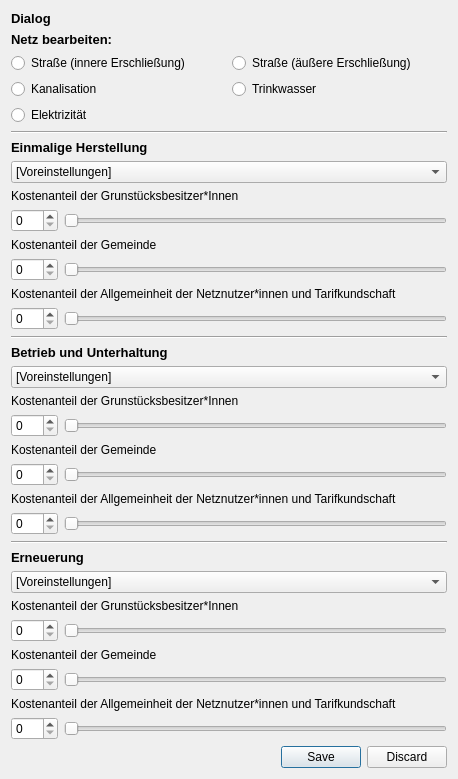
             <widget class="QWidget" name="scrollAreaWidgetContents_4">
              <property name="geometry">
               <rect>
                <x>0</x>
                <y>-194</y>
                <width>458</width>
                <height>768</height>
               </rect>
              </property>
              <layout class="QVBoxLayout" name="verticalLayout_7">
               <item>
                <widget class="QLabel" name="label_4">
                 <property name="font">
                  <font>
                   <pointsize>10</pointsize>
                   <weight>75</weight>
                   <bold>true</bold>
                  </font>
                 </property>
                 <property name="text">
                  <string>Dialog</string>
                 </property>
                </widget>
               </item>
               <item>
                <widget class="QLabel" name="label_62">
                 <property name="sizePolicy">
                  <sizepolicy hsizetype="Preferred" vsizetype="Fixed">
                   <horstretch>0</horstretch>
                   <verstretch>0</verstretch>
                  </sizepolicy>
                 </property>
                 <property name="font">
                  <font>
                   <pointsize>10</pointsize>
                   <weight>75</weight>
                   <bold>true</bold>
                  </font>
                 </property>
                 <property name="text">
                  <string>Netz bearbeiten:</string>
                 </property>
                </widget>
               </item>
               <item>
                <layout class="QGridLayout" name="gridLayout_5">
                 <item row="0" column="0">
                  <widget class="QRadioButton" name="radioButton_12">
                   <property name="text">
                    <string>Straße (innere Erschließung)</string>
                   </property>
                  </widget>
                 </item>
                 <item row="1" column="0">
                  <widget class="QRadioButton" name="radioButton_13">
                   <property name="text">
                    <string>Kanalisation</string>
                   </property>
                  </widget>
                 </item>
                 <item row="0" column="1">
                  <widget class="QRadioButton" name="radioButton_15">
                   <property name="text">
                    <string>Straße (äußere Erschließung)</string>
                   </property>
                  </widget>
                 </item>
                 <item row="1" column="1">
                  <widget class="QRadioButton" name="radioButton_14">
                   <property name="text">
                    <string>Trinkwasser</string>
                   </property>
                  </widget>
                 </item>
                 <item row="2" column="0">
                  <widget class="QRadioButton" name="radioButton_16">
                   <property name="text">
                    <string>Elektrizität</string>
                   </property>
                  </widget>
                 </item>
                </layout>
               </item>
               <item>
                <widget class="Line" name="line_9">
                 <property name="orientation">
                  <enum>Qt::Horizontal</enum>
                 </property>
                </widget>
               </item>
               <item>
                <widget class="QLabel" name="label_58">
                 <property name="sizePolicy">
                  <sizepolicy hsizetype="Preferred" vsizetype="Fixed">
                   <horstretch>0</horstretch>
                   <verstretch>0</verstretch>
                  </sizepolicy>
                 </property>
                 <property name="font">
                  <font>
                   <pointsize>10</pointsize>
                   <weight>75</weight>
                   <bold>true</bold>
                  </font>
                 </property>
                 <property name="text">
                  <string>Einmalige Herstellung</string>
                 </property>
                </widget>
               </item>
               <item>
                <widget class="QComboBox" name="comboBox">
                 <item>
                  <property name="text">
                   <string>[Voreinstellungen]</string>
                  </property>
                 </item>
                 <item>
                  <property name="text">
                   <string>Investoren / Grundstücksbesitzer zahlen alles</string>
                  </property>
                 </item>
                 <item>
                  <property name="text">
                   <string>Kommune zahlt alles</string>
                  </property>
                 </item>
                 <item>
                  <property name="text">
                   <string>Beiträge nach §127 BauGB</string>
                  </property>
                 </item>
                 <item>
                  <property name="text">
                   <string>benutzerdefinierte Einstellungen</string>
                  </property>
                 </item>
                </widget>
               </item>
               <item>
                <widget class="QLabel" name="label_59">
                 <property name="sizePolicy">
                  <sizepolicy hsizetype="Preferred" vsizetype="Fixed">
                   <horstretch>0</horstretch>
                   <verstretch>0</verstretch>
                  </sizepolicy>
                 </property>
                 <property name="text">
                  <string>Kostenanteil der Grunstücksbesitzer*Innen</string>
                 </property>
                </widget>
               </item>
               <item>
                <layout class="QHBoxLayout" name="horizontalLayout">
                 <item>
                  <widget class="QSpinBox" name="spinBox_12">
                   <property name="sizePolicy">
                    <sizepolicy hsizetype="Fixed" vsizetype="Fixed">
                     <horstretch>0</horstretch>
                     <verstretch>0</verstretch>
                    </sizepolicy>
                   </property>
                   <property name="maximum">
                    <number>100</number>
                   </property>
                  </widget>
                 </item>
                 <item>
                  <widget class="QSlider" name="horizontalSlider_9">
                   <property name="orientation">
                    <enum>Qt::Horizontal</enum>
                   </property>
                  </widget>
                 </item>
                </layout>
               </item>
               <item>
                <widget class="QLabel" name="label_60">
                 <property name="sizePolicy">
                  <sizepolicy hsizetype="Preferred" vsizetype="Fixed">
                   <horstretch>0</horstretch>
                   <verstretch>0</verstretch>
                  </sizepolicy>
                 </property>
                 <property name="text">
                  <string>Kostenanteil der Gemeinde</string>
                 </property>
                </widget>
               </item>
               <item>
                <layout class="QHBoxLayout" name="horizontalLayout_5">
                 <item>
                  <widget class="QSpinBox" name="spinBox_13">
                   <property name="sizePolicy">
                    <sizepolicy hsizetype="Fixed" vsizetype="Fixed">
                     <horstretch>0</horstretch>
                     <verstretch>0</verstretch>
                    </sizepolicy>
                   </property>
                   <property name="maximum">
                    <number>100</number>
                   </property>
                  </widget>
                 </item>
                 <item>
                  <widget class="QSlider" name="horizontalSlider_10">
                   <property name="orientation">
                    <enum>Qt::Horizontal</enum>
                   </property>
                  </widget>
                 </item>
                </layout>
               </item>
               <item>
                <widget class="QLabel" name="label_61">
                 <property name="sizePolicy">
                  <sizepolicy hsizetype="Preferred" vsizetype="Fixed">
                   <horstretch>0</horstretch>
                   <verstretch>0</verstretch>
                  </sizepolicy>
                 </property>
                 <property name="text">
                  <string>Kostenanteil der Allgemeinheit der Netznutzer*innen und Tarifkundschaft</string>
                 </property>
                </widget>
               </item>
               <item>
                <layout class="QHBoxLayout" name="horizontalLayout_6">
                 <item>
                  <widget class="QSpinBox" name="spinBox_21">
                   <property name="sizePolicy">
                    <sizepolicy hsizetype="Fixed" vsizetype="Fixed">
                     <horstretch>0</horstretch>
                     <verstretch>0</verstretch>
                    </sizepolicy>
                   </property>
                   <property name="maximum">
                    <number>100</number>
                   </property>
                  </widget>
                 </item>
                 <item>
                  <widget class="QSlider" name="horizontalSlider_11">
                   <property name="orientation">
                    <enum>Qt::Horizontal</enum>
                   </property>
                  </widget>
                 </item>
                </layout>
               </item>
               <item>
                <widget class="Line" name="line_12">
                 <property name="orientation">
                  <enum>Qt::Horizontal</enum>
                 </property>
                </widget>
               </item>
               <item>
                <widget class="QLabel" name="label_63">
                 <property name="sizePolicy">
                  <sizepolicy hsizetype="Preferred" vsizetype="Fixed">
                   <horstretch>0</horstretch>
                   <verstretch>0</verstretch>
                  </sizepolicy>
                 </property>
                 <property name="font">
                  <font>
                   <pointsize>10</pointsize>
                   <weight>75</weight>
                   <bold>true</bold>
                  </font>
                 </property>
                 <property name="text">
                  <string>Betrieb und Unterhaltung</string>
                 </property>
                </widget>
               </item>
               <item>
                <widget class="QComboBox" name="comboBox_2">
                 <item>
                  <property name="text">
                   <string>[Voreinstellungen]</string>
                  </property>
                 </item>
                 <item>
                  <property name="text">
                   <string>Investoren / Grundstücksbesitzer zahlen alles</string>
                  </property>
                 </item>
                 <item>
                  <property name="text">
                   <string>Kommune zahlt alles</string>
                  </property>
                 </item>
                 <item>
                  <property name="text">
                   <string>Beiträge nach §127 BauGB</string>
                  </property>
                 </item>
                 <item>
                  <property name="text">
                   <string>benutzerdefinierte Einstellungen</string>
                  </property>
                 </item>
                </widget>
               </item>
               <item>
                <widget class="QLabel" name="label_66">
                 <property name="sizePolicy">
                  <sizepolicy hsizetype="Preferred" vsizetype="Fixed">
                   <horstretch>0</horstretch>
                   <verstretch>0</verstretch>
                  </sizepolicy>
                 </property>
                 <property name="text">
                  <string>Kostenanteil der Grunstücksbesitzer*Innen</string>
                 </property>
                </widget>
               </item>
               <item>
                <layout class="QHBoxLayout" name="horizontalLayout_9">
                 <item>
                  <widget class="QSpinBox" name="spinBox_32">
                   <property name="sizePolicy">
                    <sizepolicy hsizetype="Fixed" vsizetype="Fixed">
                     <horstretch>0</horstretch>
                     <verstretch>0</verstretch>
                    </sizepolicy>
                   </property>
                   <property name="maximum">
                    <number>100</number>
                   </property>
                  </widget>
                 </item>
                 <item>
                  <widget class="QSlider" name="horizontalSlider_22">
                   <property name="orientation">
                    <enum>Qt::Horizontal</enum>
                   </property>
                  </widget>
                 </item>
                </layout>
               </item>
               <item>
                <widget class="QLabel" name="label_65">
                 <property name="sizePolicy">
                  <sizepolicy hsizetype="Preferred" vsizetype="Fixed">
                   <horstretch>0</horstretch>
                   <verstretch>0</verstretch>
                  </sizepolicy>
                 </property>
                 <property name="text">
                  <string>Kostenanteil der Gemeinde</string>
                 </property>
                </widget>
               </item>
               <item>
                <layout class="QHBoxLayout" name="horizontalLayout_8">
                 <item>
                  <widget class="QSpinBox" name="spinBox_31">
                   <property name="sizePolicy">
                    <sizepolicy hsizetype="Fixed" vsizetype="Fixed">
                     <horstretch>0</horstretch>
                     <verstretch>0</verstretch>
                    </sizepolicy>
                   </property>
                   <property name="maximum">
                    <number>100</number>
                   </property>
                  </widget>
                 </item>
                 <item>
                  <widget class="QSlider" name="horizontalSlider_21">
                   <property name="orientation">
                    <enum>Qt::Horizontal</enum>
                   </property>
                  </widget>
                 </item>
                </layout>
               </item>
               <item>
                <widget class="QLabel" name="label_64">
                 <property name="sizePolicy">
                  <sizepolicy hsizetype="Preferred" vsizetype="Fixed">
                   <horstretch>0</horstretch>
                   <verstretch>0</verstretch>
                  </sizepolicy>
                 </property>
                 <property name="text">
                  <string>Kostenanteil der Allgemeinheit der Netznutzer*innen und Tarifkundschaft</string>
                 </property>
                </widget>
               </item>
               <item>
                <layout class="QHBoxLayout" name="horizontalLayout_7">
                 <item>
                  <widget class="QSpinBox" name="spinBox_30">
                   <property name="sizePolicy">
                    <sizepolicy hsizetype="Fixed" vsizetype="Fixed">
                     <horstretch>0</horstretch>
                     <verstretch>0</verstretch>
                    </sizepolicy>
                   </property>
                   <property name="maximum">
                    <number>100</number>
                   </property>
                  </widget>
                 </item>
                 <item>
                  <widget class="QSlider" name="horizontalSlider_20">
                   <property name="orientation">
                    <enum>Qt::Horizontal</enum>
                   </property>
                  </widget>
                 </item>
                </layout>
               </item>
               <item>
                <widget class="Line" name="line_13">
                 <property name="orientation">
                  <enum>Qt::Horizontal</enum>
                 </property>
                </widget>
               </item>
               <item>
                <widget class="QLabel" name="label_67">
                 <property name="sizePolicy">
                  <sizepolicy hsizetype="Preferred" vsizetype="Fixed">
                   <horstretch>0</horstretch>
                   <verstretch>0</verstretch>
                  </sizepolicy>
                 </property>
                 <property name="font">
                  <font>
                   <pointsize>10</pointsize>
                   <weight>75</weight>
                   <bold>true</bold>
                  </font>
                 </property>
                 <property name="text">
                  <string>Erneuerung</string>
                 </property>
                </widget>
               </item>
               <item>
                <widget class="QComboBox" name="comboBox_3">
                 <item>
                  <property name="text">
                   <string>[Voreinstellungen]</string>
                  </property>
                 </item>
                 <item>
                  <property name="text">
                   <string>Investoren / Grundstücksbesitzer zahlen alles</string>
                  </property>
                 </item>
                 <item>
                  <property name="text">
                   <string>Kommune zahlt alles</string>
                  </property>
                 </item>
                 <item>
                  <property name="text">
                   <string>Beiträge nach §127 BauGB</string>
                  </property>
                 </item>
                 <item>
                  <property name="text">
                   <string>benutzerdefinierte Einstellungen</string>
                  </property>
                 </item>
                </widget>
               </item>
               <item>
                <widget class="QLabel" name="label_69">
                 <property name="sizePolicy">
                  <sizepolicy hsizetype="Preferred" vsizetype="Fixed">
                   <horstretch>0</horstretch>
                   <verstretch>0</verstretch>
                  </sizepolicy>
                 </property>
                 <property name="text">
                  <string>Kostenanteil der Grunstücksbesitzer*Innen</string>
                 </property>
                </widget>
               </item>
               <item>
                <layout class="QHBoxLayout" name="horizontalLayout_12">
                 <item>
                  <widget class="QSpinBox" name="spinBox_35">
                   <property name="sizePolicy">
                    <sizepolicy hsizetype="Fixed" vsizetype="Fixed">
                     <horstretch>0</horstretch>
                     <verstretch>0</verstretch>
                    </sizepolicy>
                   </property>
                   <property name="maximum">
                    <number>100</number>
                   </property>
                  </widget>
                 </item>
                 <item>
                  <widget class="QSlider" name="horizontalSlider_25">
                   <property name="orientation">
                    <enum>Qt::Horizontal</enum>
                   </property>
                  </widget>
                 </item>
                </layout>
               </item>
               <item>
                <widget class="QLabel" name="label_68">
                 <property name="sizePolicy">
                  <sizepolicy hsizetype="Preferred" vsizetype="Fixed">
                   <horstretch>0</horstretch>
                   <verstretch>0</verstretch>
                  </sizepolicy>
                 </property>
                 <property name="text">
                  <string>Kostenanteil der Gemeinde</string>
                 </property>
                </widget>
               </item>
               <item>
                <layout class="QHBoxLayout" name="horizontalLayout_11">
                 <item>
                  <widget class="QSpinBox" name="spinBox_34">
                   <property name="sizePolicy">
                    <sizepolicy hsizetype="Fixed" vsizetype="Fixed">
                     <horstretch>0</horstretch>
                     <verstretch>0</verstretch>
                    </sizepolicy>
                   </property>
                   <property name="maximum">
                    <number>100</number>
                   </property>
                  </widget>
                 </item>
                 <item>
                  <widget class="QSlider" name="horizontalSlider_24">
                   <property name="orientation">
                    <enum>Qt::Horizontal</enum>
                   </property>
                  </widget>
                 </item>
                </layout>
               </item>
               <item>
                <widget class="QLabel" name="label_70">
                 <property name="sizePolicy">
                  <sizepolicy hsizetype="Preferred" vsizetype="Fixed">
                   <horstretch>0</horstretch>
                   <verstretch>0</verstretch>
                  </sizepolicy>
                 </property>
                 <property name="text">
                  <string>Kostenanteil der Allgemeinheit der Netznutzer*innen und Tarifkundschaft</string>
                 </property>
                </widget>
               </item>
               <item>
                <layout class="QHBoxLayout" name="horizontalLayout_10">
                 <item>
                  <widget class="QSpinBox" name="spinBox_33">
                   <property name="sizePolicy">
                    <sizepolicy hsizetype="Fixed" vsizetype="Fixed">
                     <horstretch>0</horstretch>
                     <verstretch>0</verstretch>
                    </sizepolicy>
                   </property>
                   <property name="maximum">
                    <number>100</number>
                   </property>
                  </widget>
                 </item>
                 <item>
                  <widget class="QSlider" name="horizontalSlider_23">
                   <property name="orientation">
                    <enum>Qt::Horizontal</enum>
                   </property>
                  </widget>
                 </item>
                </layout>
               </item>
               <item>
                <widget class="QDialogButtonBox" name="buttonBox_2">
                 <property name="standardButtons">
                  <set>QDialogButtonBox::Discard|QDialogButtonBox::Save</set>
                 </property>
                </widget>
               </item>
              </layout>
             </widget>
